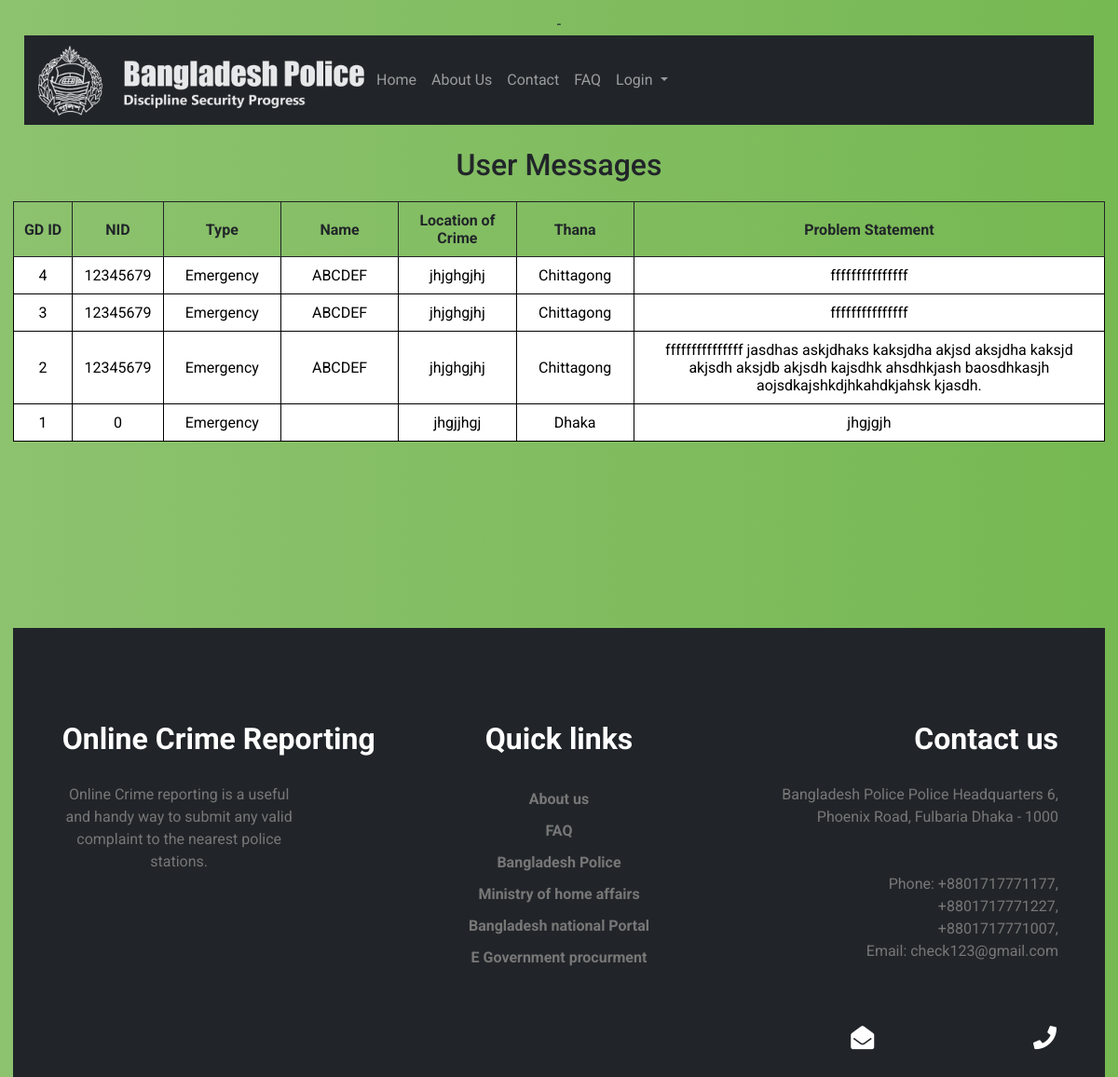
The page /Pages/allcomplains.php on the database as committed earlier.
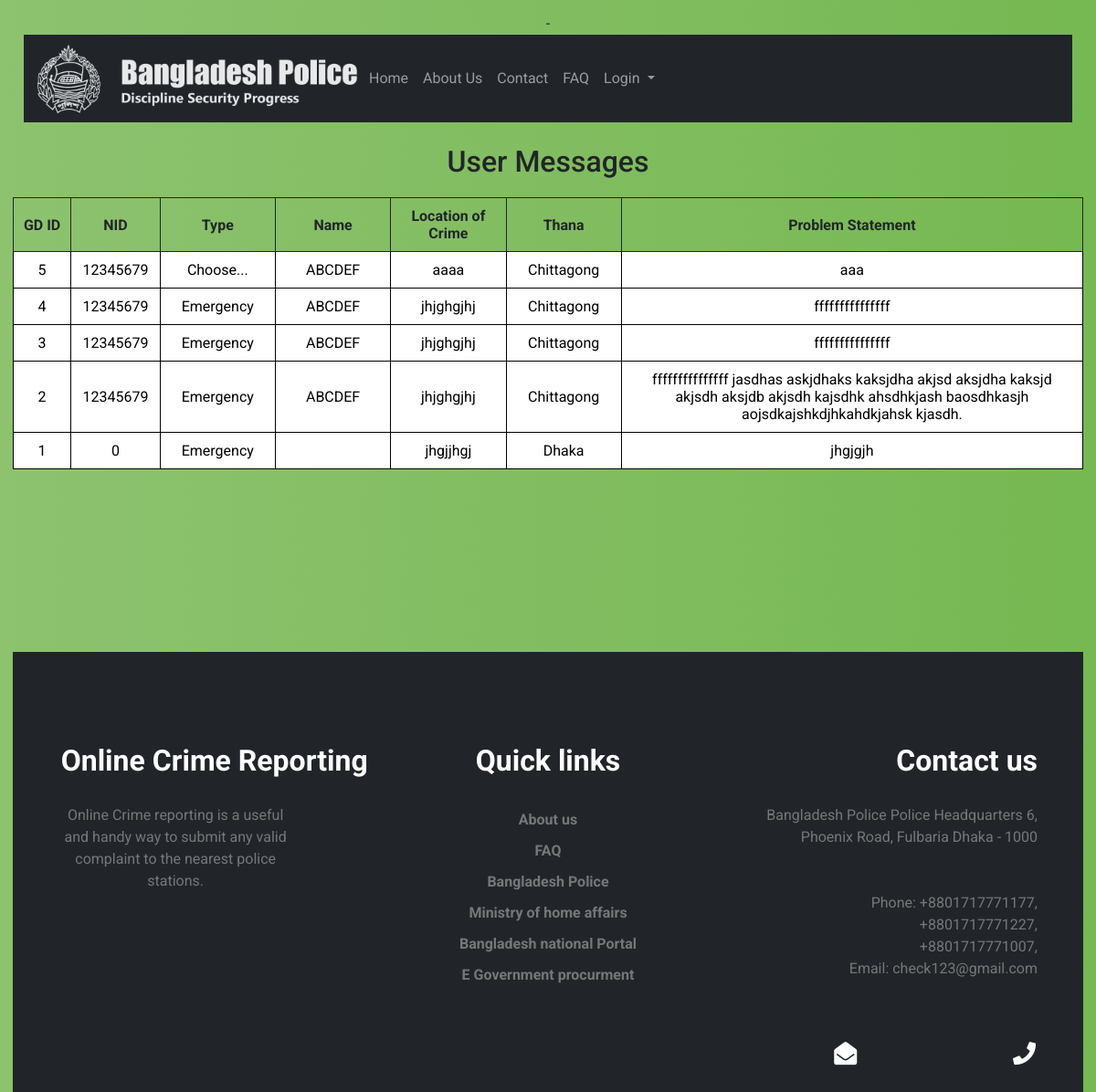
The same page on the database as committed later.
### tables this page shows
CREATE TABLE `gd` (
  `gdid` int(9) NOT NULL,
  `nid` bigint(30) NOT NULL,
  `type` varchar(20) NOT NULL,
  `name` varchar(40) NOT NULL,
  `location of crime` varchar(255) NOT NULL,
  `thana name` varchar(30) NOT NULL,
  `problem statement` text NOT NULL,
  `photo` varchar(255) NOT NULL,
  `status` varchar(20) NOT NULL
);

### Pages/allcomplains.php (the view, shortened to what this page needs)
-<?php
  include "../php/db.php";
?>
<!DOCTYPE html>
<html lang="en">
<head>
    <link href="../css/bootstrap.min.css" rel="stylesheet">
    <link rel="stylesheet" href="../css/style.css">
    <link rel="stylesheet" href="../css/responsive.css">
  <link rel="stylesheet" type="text/css" href="../css/login_style.css">
  <link rel="stylesheet" href="https://cdnjs.cloudflare.com/ajax/libs/font-awesome/4.7.0/css/font-awesome.min.css">
  <link rel="stylesheet" href="https://use.fontawesome.com/releases/v5.15.1/css/all.css">
    <link href="../css/historytable.css" rel="stylesheet">
</head>
<body>
<div class="container-fluid">
    <?php
        include "../php/navbar.php";
    ?>
</div>
<div>
  <br>
<h2> User Messages</h2>
<table id="t">
  <thead>
    <tr>
      <th scope="col">GD ID</th>
      <th scope="col">NID</th>
      <th scope="col">Type</th>
      <th scope="col">Name</th>
      <th scope="col">Location of Crime</th>
      <th scope="col">Thana</th>
      <th scope="col">Problem Statement</th>
    </tr>
  </thead>
  <?php
      $query="select * from gd order by gdid desc limit 10000";
      $result=mysqli_query($conn,$query);
      while($rows=mysqli_fetch_assoc($result)){
  ?>
  <tbody style="background-color: white; color: black;">
      <tr>
        <td class="five"><?php echo $rows['gdid']; ?></td>
        <td class="five"><?php echo $rows['nid']; ?></td>
        <td class="ten"><?php echo $rows['type']; ?></td>
        <td class="ten"><?php echo $rows['name']; ?></td>
        <td class="twenty"><?php echo $rows['location of crime']; ?></td>
        <td class="ten"><?php echo $rows['thana name']; ?></td>
        <td class="cproblem"><?php echo $rows['problem statement']; ?></td>
      </tr>
    </tbody>
  <?php
    }
  ?>
</table>
</div>
<?php
    include "../php/footer.php";
    ?>
</body>
</html>

### php/navbar.php (shortened to what this page needs)
<nav class="navbar navbar-expand-lg navbar-dark bg-dark dmenu">
            <div class="container-fluid dmenudiv">
                <img src="../images/logo2.png">
              <div class="collapse navbar-collapse" id="navbarSupportedContent">
                <ul class="navbar-nav me-auto mb-2 mb-lg-0">
                  <li class="nav-item">
                    <a class="nav-link" aria-current="page" href="home.php">Home</a>
                  </li>
                  <li class="nav-item">
                    <a class="nav-link" href="../Pages/about.php">About Us</a>
                  </li>
                  <li class="nav-item">
                    <a class="nav-link" aria-current="page" href="../Pages/contact.php">Contact</a>
                  </li>
                  <li class="nav-item">
                    <a class="nav-link" href="../Pages/faq.php">FAQ</a>
                  </li>
                  <li class="nav-item dropdown">
                    <?php
                      if($_SESSION["name"]) {
                        echo '<p style="color: white;"> Welcome <code>'.$_SESSION["name"].'</code></p>';
                        echo '<li class="nav-item">
                          <a class="nav-link active" aria-current="page" href="../php/logout_session.php">Logout</a>';
                        }
                        elseif(isset($_SESSION['aid'])) {
                          echo '<p style="color: white;"> Welcome <code> '.$_SESSION["aname"].' </code></p>';
                          echo '<li class="nav-item">
                            <a class="nav-link active" aria-current="page" href="../php/logout_session.php">Logout</a>';
                        }
                        else {
                        echo '<a class="nav-link dropdown-toggle" href="#" id="navbarDropdown" role="button" data-bs-toggle="dropdown" aria-expanded="false">
                          Login
                        </a>
                        <ul class="dropdown-menu" aria-labelledby="navbarDropdown">
                          <li><a class="dropdown-item" href="../Pages/login.php">User</a></li>
                          <li><a class="dropdown-item" href="../Pages/official_login.php">Admin</a></li>
                        </ul>';
                      }
                    ?>
                    </li>
                </ul>
              </div>
            </div>
          </nav>

### php/footer.php
<div class="foot bg-dark">
          <div class="row" style="margin-top:200px; padding: 100px 50px; padding-bottom: 20px;">
            <div class="col-lg-4">
            <h2> Online Crime Reporting</h2>
                <p style="padding-right:85px; padding-top: 20px;">
                  Online Crime reporting is a useful and handy way to submit any valid complaint to the nearest police stations.
                </p>
            </div>
            <div class="col-lg-4">
            <h2> Quick links</h2>
              <ul>
                      <li><a href="../pages/about.php">About us</a></li>
                      <li><a href="../pages/faq.php">FAQ</a></li>
                      <li><a href="https://www.police.gov.bd/">Bangladesh Police</a></li>
                      <li><a href="http://www.mha.gov.bd/">Ministry of home affairs</a></li>
                      <li><a href="https://bangladesh.gov.bd/index.php">Bangladesh national Portal</a></li>
                      <li><a href="https://www.eprocure.gov.bd/">E Government procurment</a></li>
                    </ul>
            </div>
            <div class="col-lg-4" style="text-align: right;">
            <h2 style="padding-bottom: 20px;">Contact us</h2>
              <p>
                Bangladesh Police Police Headquarters 6, Phoenix Road, Fulbaria Dhaka - 1000<br><br><br>
                Phone: +8801717771177,<br>
                +8801717771227,<br>
                +8801717771007,<br>
                Email: check123@gmail.com
              </p>
            </div>
    </div>
    <div class="tray container-fluid" slyle="color:white;">
      <ul>
        <li>
          <a href="mailto:oic_opscr@police.gov.bd"><i class="fa fa-envelope-open"></i></a>
        </li>
        <li>
          <a href="https://www.facebook.com/BangladeshPoliceOfficialPage"><i class="fa fa-facebook"></i></a>
        </li>
        <li>
          <a href="https://www.youtube.com/channel/UCiEciIZfqbetHCJe6oCi6FQ"><i class="fa fa-youtube"></i></a>
        </li>
        <li>
          <a href="https://twitter.com/bd_police"><i class="fa fa-twitter"></i></a>
        </li>
        <li>
          <a href="tel:+8801794064545"><i class="fa fa-phone"></i></a>
        </li>
      </ul>
    </div>
</div>

### css/style.css (style rules this page uses)
body { background-size: cover; background-image: url(../Images/bg1.jpg); background-position: center; }
body, html { width: 100%; max-width: 100%; height: 100%; font-family: "Lato"; color: #212529; }
.foot { color: white; padding-bottom: 0; margin-bottom: -21px; }
.foot p { color: #777; }
.foot a { text-decoration: none; color: #777; font-weight: bold; }
.foot ul li { list-style-type: none; padding: 5px 0px; }
.foot ul { padding-left: 0; padding-top: 20px; }
.foot h2 { font-weight: bold; }
.tray { text-align: right; }
.tray ul { padding-right: 30px; }
.tray ul li { display: inline-block; padding: 0px 10px; padding-bottom: 30px; }
.tray ul li a { font-size: 25px; color: white; }

### css/login_style.css (style rules this page uses)
body { background: #76b852; background: -webkit-linear-gradient(right, #76b852, #8DC26F); background: -moz-linear-gradient(right, #76b852, #8DC26F); background: -o-linear-gradient(right, #76b852, #8DC26F); background: linear-gradient(to left, #76b852, #8DC26F); font-family: "Roboto", sans-serif; -webkit-font-smoothing: antialiased; -moz-osx-font-smoothing: grayscale; }

### css/historytable.css (style rules this page uses)
body { padding: 14px; text-align: center; }
table { width: 100%; margin: 20px auto; table-layout: auto; }
table, td, th { border-collapse: collapse; }
th, td { padding: 10px; border: solid 1px; text-align: center; }
.cproblem { width: 40%; }
.five { width: 5%; }
.ten { width: 10%; }
.twenty { width: 10%; }

Rows that differ between the two databases and show on the page:
added gd: gdid "5", nid "12345679", type "Choose...", name "ABCDEF", location of crime "aaaa", thana name "Chittagong", problem statement "aaa"
